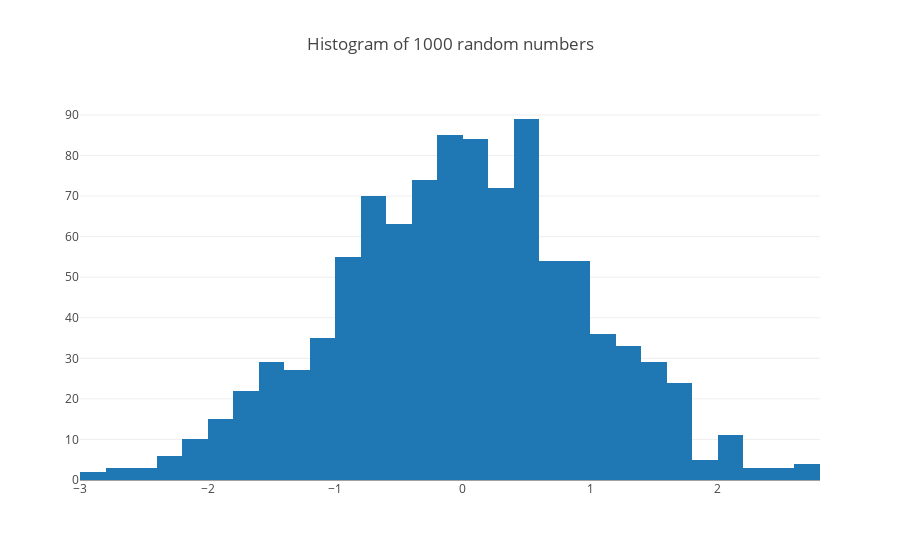

The notebook cell this image was saved under:
### Markdown cell above
#### Histogram in plotly

### Code cell
n = 1000
x = np.random.randn(n)
data = [go.Histogram(x=x)]
layout = go.Layout(title = "Histogram of {} random numbers".format(n))
fig = go.Figure(data= data, layout=layout)
iplot(fig)

### Figure 1 — Plotly figure (JSON) as saved in the notebook; plotly's stock layout.template omitted (floating-point values rounded to 4 significant figures; data arrays with more than 128 entries replaced by an {"elided": "..."} marker saying what was removed)
{"data": [{"type": "histogram", "x": {"elided": "1000 float values"}}], "layout": {"title": "Histogram of 1000 random numbers"}}
